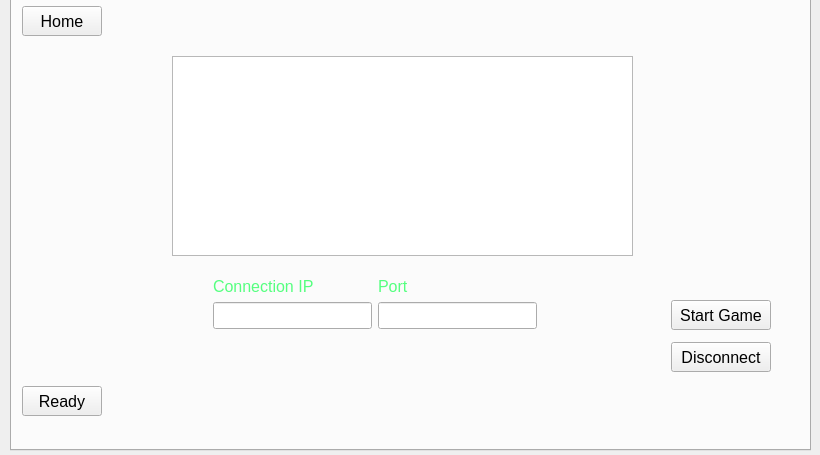
<?xml version="1.0" encoding="UTF-8"?>
<ui version="4.0">
 <class>MainWindow</class>
 <widget class="QMainWindow" name="MainWindow">
  <property name="geometry">
   <rect>
    <x>0</x>
    <y>0</y>
    <width>820</width>
    <height>455</height>
   </rect>
  </property>
  <property name="minimumSize">
   <size>
    <width>820</width>
    <height>455</height>
   </size>
  </property>
  <property name="maximumSize">
   <size>
    <width>820</width>
    <height>455</height>
   </size>
  </property>
  <property name="windowTitle">
   <string>GlobalStrike - FALL 20</string>
  </property>
  <widget class="QWidget" name="centralwidget">
   <widget class="QTabWidget" name="tabWidget">
    <property name="geometry">
     <rect>
      <x>10</x>
      <y>-30</y>
      <width>801</width>
      <height>481</height>
     </rect>
    </property>
    <property name="minimumSize">
     <size>
      <width>801</width>
      <height>481</height>
     </size>
    </property>
    <property name="currentIndex">
     <number>3</number>
    </property>
    <property name="tabsClosable">
     <bool>false</bool>
    </property>
    <property name="movable">
     <bool>false</bool>
    </property>
    <property name="tabBarAutoHide">
     <bool>true</bool>
    </property>
    <widget class="QWidget" name="StartLobby">
     <attribute name="title">
      <string>Start Lobby</string>
     </attribute>
     <widget class="QPushButton" name="quitButton">
      <property name="geometry">
       <rect>
        <x>670</x>
        <y>390</y>
        <width>80</width>
        <height>30</height>
       </rect>
      </property>
      <property name="font">
       <font>
        <pointsize>12</pointsize>
       </font>
      </property>
      <property name="text">
       <string>Quit</string>
      </property>
     </widget>
     <widget class="QWidget" name="layoutWidget">
      <property name="geometry">
       <rect>
        <x>240</x>
        <y>240</y>
        <width>321</width>
        <height>71</height>
       </rect>
      </property>
      <layout class="QHBoxLayout" name="horizontalLayout">
       <item>
        <widget class="QPushButton" name="StartLobbyButton">
         <property name="font">
          <font>
           <pointsize>12</pointsize>
          </font>
         </property>
         <property name="text">
          <string>Start Lobby</string>
         </property>
        </widget>
       </item>
       <item>
        <spacer name="horizontalSpacer">
         <property name="orientation">
          <enum>Qt::Horizontal</enum>
         </property>
         <property name="sizeHint" stdset="0">
          <size>
           <width>40</width>
           <height>20</height>
          </size>
         </property>
        </spacer>
       </item>
       <item>
        <widget class="QPushButton" name="JoinLobbyButton">
         <property name="font">
          <font>
           <pointsize>12</pointsize>
          </font>
         </property>
         <property name="text">
          <string>Join Lobby</string>
         </property>
        </widget>
       </item>
      </layout>
     </widget>
     <widget class="QLabel" name="mainLobbyBackground">
      <property name="geometry">
       <rect>
        <x>-1</x>
        <y>0</y>
        <width>801</width>
        <height>450</height>
       </rect>
      </property>
      <property name="text">
       <string/>
      </property>
      <property name="textFormat">
       <enum>Qt::RichText</enum>
      </property>
      <property name="pixmap">
       <pixmap resource="resources.qrc">:/mainLobbyScreen.png</pixmap>
      </property>
      <property name="scaledContents">
       <bool>true</bool>
      </property>
     </widget>
     <zorder>mainLobbyBackground</zorder>
     <zorder>quitButton</zorder>
     <zorder>layoutWidget</zorder>
    </widget>
    <widget class="QWidget" name="JoinLobby">
     <attribute name="title">
      <string>Join Lobby</string>
     </attribute>
     <widget class="QPushButton" name="JoinButton">
      <property name="geometry">
       <rect>
        <x>620</x>
        <y>280</y>
        <width>125</width>
        <height>30</height>
       </rect>
      </property>
      <property name="font">
       <font>
        <pointsize>14</pointsize>
       </font>
      </property>
      <property name="text">
       <string>Join Lobby</string>
      </property>
     </widget>
     <widget class="QPushButton" name="quitButton2">
      <property name="geometry">
       <rect>
        <x>50</x>
        <y>480</y>
        <width>91</width>
        <height>41</height>
       </rect>
      </property>
      <property name="font">
       <font>
        <pointsize>14</pointsize>
       </font>
      </property>
      <property name="text">
       <string>Quit</string>
      </property>
     </widget>
     <widget class="QPushButton" name="ResetButton">
      <property name="geometry">
       <rect>
        <x>160</x>
        <y>480</y>
        <width>91</width>
        <height>41</height>
       </rect>
      </property>
      <property name="font">
       <font>
        <pointsize>14</pointsize>
       </font>
      </property>
      <property name="text">
       <string>Reset</string>
      </property>
     </widget>
     <widget class="QPushButton" name="homebutton2">
      <property name="geometry">
       <rect>
        <x>10</x>
        <y>10</y>
        <width>80</width>
        <height>30</height>
       </rect>
      </property>
      <property name="font">
       <font>
        <pointsize>12</pointsize>
       </font>
      </property>
      <property name="text">
       <string>Home</string>
      </property>
     </widget>
     <widget class="QLineEdit" name="inputPNameLineEdit">
      <property name="geometry">
       <rect>
        <x>314</x>
        <y>287</y>
        <width>125</width>
        <height>23</height>
       </rect>
      </property>
      <property name="maxLength">
       <number>8</number>
      </property>
     </widget>
     <widget class="QLabel" name="label_9">
      <property name="geometry">
       <rect>
        <x>314</x>
        <y>261</y>
        <width>103</width>
        <height>19</height>
       </rect>
      </property>
      <property name="font">
       <font>
        <pointsize>12</pointsize>
       </font>
      </property>
      <property name="text">
       <string>&lt;html&gt;&lt;head/&gt;&lt;body&gt;&lt;p&gt;&lt;span style=&quot; color:#55ff7f;&quot;&gt;Player Name&lt;/span&gt;&lt;/p&gt;&lt;/body&gt;&lt;/html&gt;</string>
      </property>
     </widget>
     <widget class="QLineEdit" name="inputPNumLineEdit">
      <property name="geometry">
       <rect>
        <x>162</x>
        <y>287</y>
        <width>125</width>
        <height>23</height>
       </rect>
      </property>
      <property name="inputMethodHints">
       <set>Qt::ImhNone</set>
      </property>
      <property name="maxLength">
       <number>6</number>
      </property>
     </widget>
     <widget class="QLabel" name="label_10">
      <property name="geometry">
       <rect>
        <x>162</x>
        <y>261</y>
        <width>102</width>
        <height>19</height>
       </rect>
      </property>
      <property name="font">
       <font>
        <pointsize>12</pointsize>
       </font>
      </property>
      <property name="text">
       <string>&lt;html&gt;&lt;head/&gt;&lt;body&gt;&lt;p&gt;&lt;span style=&quot; color:#55ff7f;&quot;&gt;Port Number&lt;/span&gt;&lt;/p&gt;&lt;/body&gt;&lt;/html&gt;</string>
      </property>
     </widget>
     <widget class="QLabel" name="joinLobbyBackground">
      <property name="geometry">
       <rect>
        <x>0</x>
        <y>0</y>
        <width>800</width>
        <height>450</height>
       </rect>
      </property>
      <property name="text">
       <string/>
      </property>
      <property name="textFormat">
       <enum>Qt::RichText</enum>
      </property>
      <property name="pixmap">
       <pixmap resource="resources.qrc">:/mainLobbyScreen.png</pixmap>
      </property>
      <property name="scaledContents">
       <bool>true</bool>
      </property>
     </widget>
     <widget class="QLabel" name="label_11">
      <property name="geometry">
       <rect>
        <x>11</x>
        <y>261</y>
        <width>84</width>
        <height>19</height>
       </rect>
      </property>
      <property name="font">
       <font>
        <pointsize>12</pointsize>
       </font>
      </property>
      <property name="text">
       <string>&lt;html&gt;&lt;head/&gt;&lt;body&gt;&lt;p&gt;&lt;span style=&quot; color:#55ff7f;&quot;&gt;IP Address&lt;/span&gt;&lt;/p&gt;&lt;/body&gt;&lt;/html&gt;</string>
      </property>
     </widget>
     <widget class="QLineEdit" name="inputIPLineEdit">
      <property name="geometry">
       <rect>
        <x>11</x>
        <y>287</y>
        <width>125</width>
        <height>23</height>
       </rect>
      </property>
     </widget>
     <widget class="QLineEdit" name="inputPWordLineEdit">
      <property name="geometry">
       <rect>
        <x>465</x>
        <y>287</y>
        <width>125</width>
        <height>23</height>
       </rect>
      </property>
     </widget>
     <widget class="QLabel" name="label_12">
      <property name="geometry">
       <rect>
        <x>465</x>
        <y>261</y>
        <width>76</width>
        <height>19</height>
       </rect>
      </property>
      <property name="font">
       <font>
        <pointsize>12</pointsize>
       </font>
      </property>
      <property name="text">
       <string>&lt;html&gt;&lt;head/&gt;&lt;body&gt;&lt;p&gt;&lt;span style=&quot; color:#55ff7f;&quot;&gt;Password&lt;/span&gt;&lt;/p&gt;&lt;/body&gt;&lt;/html&gt;</string>
      </property>
     </widget>
     <zorder>joinLobbyBackground</zorder>
     <zorder>JoinButton</zorder>
     <zorder>quitButton2</zorder>
     <zorder>ResetButton</zorder>
     <zorder>homebutton2</zorder>
     <zorder>inputPNameLineEdit</zorder>
     <zorder>label_9</zorder>
     <zorder>inputPNumLineEdit</zorder>
     <zorder>label_10</zorder>
     <zorder>label_11</zorder>
     <zorder>inputIPLineEdit</zorder>
     <zorder>inputPWordLineEdit</zorder>
     <zorder>label_12</zorder>
    </widget>
    <widget class="QWidget" name="HostLobby">
     <attribute name="title">
      <string>Host Lobby</string>
     </attribute>
     <widget class="QPushButton" name="closeServerButton">
      <property name="geometry">
       <rect>
        <x>530</x>
        <y>300</y>
        <width>110</width>
        <height>27</height>
       </rect>
      </property>
      <property name="font">
       <font>
        <pointsize>12</pointsize>
       </font>
      </property>
      <property name="text">
       <string>Close Server</string>
      </property>
     </widget>
     <widget class="QPushButton" name="startServerButton">
      <property name="geometry">
       <rect>
        <x>530</x>
        <y>264</y>
        <width>105</width>
        <height>27</height>
       </rect>
      </property>
      <property name="font">
       <font>
        <pointsize>12</pointsize>
        <weight>50</weight>
        <bold>false</bold>
       </font>
      </property>
      <property name="text">
       <string>Start Server</string>
      </property>
     </widget>
     <widget class="QLineEdit" name="hnameLineEdit">
      <property name="geometry">
       <rect>
        <x>302</x>
        <y>265</y>
        <width>125</width>
        <height>23</height>
       </rect>
      </property>
     </widget>
     <widget class="QPushButton" name="homebutton1">
      <property name="geometry">
       <rect>
        <x>10</x>
        <y>10</y>
        <width>80</width>
        <height>30</height>
       </rect>
      </property>
      <property name="font">
       <font>
        <pointsize>12</pointsize>
       </font>
      </property>
      <property name="text">
       <string>Home</string>
      </property>
     </widget>
     <widget class="QPushButton" name="quitButton3">
      <property name="geometry">
       <rect>
        <x>670</x>
        <y>390</y>
        <width>80</width>
        <height>30</height>
       </rect>
      </property>
      <property name="font">
       <font>
        <pointsize>12</pointsize>
       </font>
      </property>
      <property name="text">
       <string>Quit</string>
      </property>
     </widget>
     <widget class="QLabel" name="hostLobbyBackground">
      <property name="geometry">
       <rect>
        <x>0</x>
        <y>0</y>
        <width>800</width>
        <height>450</height>
       </rect>
      </property>
      <property name="text">
       <string/>
      </property>
      <property name="textFormat">
       <enum>Qt::RichText</enum>
      </property>
      <property name="pixmap">
       <pixmap resource="resources.qrc">:/mainLobbyScreen.png</pixmap>
      </property>
      <property name="scaledContents">
       <bool>true</bool>
      </property>
     </widget>
     <widget class="QPushButton" name="resetButton">
      <property name="geometry">
       <rect>
        <x>10</x>
        <y>390</y>
        <width>80</width>
        <height>30</height>
       </rect>
      </property>
      <property name="font">
       <font>
        <pointsize>12</pointsize>
       </font>
      </property>
      <property name="text">
       <string>Reset</string>
      </property>
     </widget>
     <widget class="QLineEdit" name="pwordLineEdit">
      <property name="geometry">
       <rect>
        <x>302</x>
        <y>294</y>
        <width>125</width>
        <height>23</height>
       </rect>
      </property>
     </widget>
     <widget class="QLabel" name="label_13">
      <property name="geometry">
       <rect>
        <x>152</x>
        <y>265</y>
        <width>144</width>
        <height>19</height>
       </rect>
      </property>
      <property name="font">
       <font>
        <pointsize>12</pointsize>
       </font>
      </property>
      <property name="text">
       <string>&lt;html&gt;&lt;head/&gt;&lt;body&gt;&lt;p&gt;&lt;span style=&quot; color:#55ff7f;&quot;&gt;Host Player Name&lt;/span&gt;&lt;/p&gt;&lt;/body&gt;&lt;/html&gt;</string>
      </property>
     </widget>
     <widget class="QLabel" name="label_14">
      <property name="geometry">
       <rect>
        <x>152</x>
        <y>294</y>
        <width>134</width>
        <height>19</height>
       </rect>
      </property>
      <property name="font">
       <font>
        <pointsize>12</pointsize>
       </font>
      </property>
      <property name="text">
       <string>&lt;html&gt;&lt;head/&gt;&lt;body&gt;&lt;p&gt;&lt;span style=&quot; color:#55ff7f;&quot;&gt;Server Password&lt;/span&gt;&lt;/p&gt;&lt;/body&gt;&lt;/html&gt;</string>
      </property>
     </widget>
     <zorder>hostLobbyBackground</zorder>
     <zorder>closeServerButton</zorder>
     <zorder>startServerButton</zorder>
     <zorder>hnameLineEdit</zorder>
     <zorder>homebutton1</zorder>
     <zorder>quitButton3</zorder>
     <zorder>resetButton</zorder>
     <zorder>pwordLineEdit</zorder>
     <zorder>label_13</zorder>
     <zorder>label_14</zorder>
    </widget>
    <widget class="QWidget" name="GameLobby">
     <attribute name="title">
      <string>Game Lobby</string>
     </attribute>
     <widget class="QTableView" name="tableView">
      <property name="geometry">
       <rect>
        <x>160</x>
        <y>60</y>
        <width>461</width>
        <height>200</height>
       </rect>
      </property>
     </widget>
     <widget class="QPushButton" name="quitButton4">
      <property name="geometry">
       <rect>
        <x>20</x>
        <y>490</y>
        <width>91</width>
        <height>41</height>
       </rect>
      </property>
      <property name="font">
       <font>
        <pointsize>14</pointsize>
       </font>
      </property>
      <property name="text">
       <string>Quit</string>
      </property>
     </widget>
     <widget class="QPushButton" name="leaveButton">
      <property name="geometry">
       <rect>
        <x>580</x>
        <y>490</y>
        <width>91</width>
        <height>41</height>
       </rect>
      </property>
      <property name="font">
       <font>
        <pointsize>14</pointsize>
       </font>
      </property>
      <property name="text">
       <string>Leave</string>
      </property>
     </widget>
     <widget class="QPushButton" name="readyButton">
      <property name="geometry">
       <rect>
        <x>10</x>
        <y>390</y>
        <width>80</width>
        <height>30</height>
       </rect>
      </property>
      <property name="font">
       <font>
        <pointsize>12</pointsize>
       </font>
      </property>
      <property name="text">
       <string>Ready</string>
      </property>
     </widget>
     <widget class="QLineEdit" name="connectionIPLineEdit">
      <property name="geometry">
       <rect>
        <x>201</x>
        <y>306</y>
        <width>159</width>
        <height>27</height>
       </rect>
      </property>
      <property name="font">
       <font>
        <pointsize>12</pointsize>
       </font>
      </property>
     </widget>
     <widget class="QLabel" name="label_4">
      <property name="geometry">
       <rect>
        <x>366</x>
        <y>281</y>
        <width>33</width>
        <height>19</height>
       </rect>
      </property>
      <property name="font">
       <font>
        <pointsize>12</pointsize>
       </font>
      </property>
      <property name="text">
       <string>&lt;html&gt;&lt;head/&gt;&lt;body&gt;&lt;p&gt;&lt;span style=&quot; color:#55ff7f;&quot;&gt;Port&lt;/span&gt;&lt;/p&gt;&lt;/body&gt;&lt;/html&gt;</string>
      </property>
     </widget>
     <widget class="QLineEdit" name="portNumLineEdit">
      <property name="geometry">
       <rect>
        <x>366</x>
        <y>306</y>
        <width>159</width>
        <height>27</height>
       </rect>
      </property>
      <property name="font">
       <font>
        <pointsize>12</pointsize>
       </font>
      </property>
     </widget>
     <widget class="QLabel" name="label_3">
      <property name="geometry">
       <rect>
        <x>201</x>
        <y>281</y>
        <width>110</width>
        <height>19</height>
       </rect>
      </property>
      <property name="font">
       <font>
        <pointsize>12</pointsize>
       </font>
      </property>
      <property name="text">
       <string>&lt;html&gt;&lt;head/&gt;&lt;body&gt;&lt;p&gt;&lt;span style=&quot; color:#55ff7f;&quot;&gt;Connection IP&lt;/span&gt;&lt;/p&gt;&lt;/body&gt;&lt;/html&gt;</string>
      </property>
     </widget>
     <widget class="QLabel" name="gameLobbyBackground">
      <property name="geometry">
       <rect>
        <x>0</x>
        <y>0</y>
        <width>800</width>
        <height>450</height>
       </rect>
      </property>
      <property name="text">
       <string/>
      </property>
      <property name="textFormat">
       <enum>Qt::RichText</enum>
      </property>
      <property name="pixmap">
       <pixmap resource="resources.qrc">:/mainLobbyScreen.png</pixmap>
      </property>
      <property name="scaledContents">
       <bool>true</bool>
      </property>
     </widget>
     <widget class="QPushButton" name="quitButtonGameLobby">
      <property name="geometry">
       <rect>
        <x>10</x>
        <y>10</y>
        <width>80</width>
        <height>30</height>
       </rect>
      </property>
      <property name="font">
       <font>
        <pointsize>12</pointsize>
       </font>
      </property>
      <property name="text">
       <string>Home</string>
      </property>
     </widget>
     <widget class="QPushButton" name="disconnectButton">
      <property name="geometry">
       <rect>
        <x>659</x>
        <y>346</y>
        <width>100</width>
        <height>30</height>
       </rect>
      </property>
      <property name="font">
       <font>
        <pointsize>12</pointsize>
       </font>
      </property>
      <property name="text">
       <string>Disconnect</string>
      </property>
     </widget>
     <widget class="QPushButton" name="pushButton">
      <property name="geometry">
       <rect>
        <x>659</x>
        <y>304</y>
        <width>100</width>
        <height>30</height>
       </rect>
      </property>
      <property name="font">
       <font>
        <pointsize>12</pointsize>
       </font>
      </property>
      <property name="text">
       <string>Start Game</string>
      </property>
     </widget>
     <zorder>gameLobbyBackground</zorder>
     <zorder>tableView</zorder>
     <zorder>quitButton4</zorder>
     <zorder>leaveButton</zorder>
     <zorder>connectionIPLineEdit</zorder>
     <zorder>label_4</zorder>
     <zorder>portNumLineEdit</zorder>
     <zorder>label_3</zorder>
     <zorder>quitButtonGameLobby</zorder>
     <zorder>readyButton</zorder>
     <zorder>disconnectButton</zorder>
     <zorder>pushButton</zorder>
    </widget>
    <widget class="QWidget" name="Gameplay">
     <attribute name="title">
      <string>Gameplay</string>
     </attribute>
     <widget class="QPushButton" name="quitButton5">
      <property name="geometry">
       <rect>
        <x>20</x>
        <y>490</y>
        <width>91</width>
        <height>41</height>
       </rect>
      </property>
      <property name="font">
       <font>
        <pointsize>14</pointsize>
       </font>
      </property>
      <property name="text">
       <string>Quit</string>
      </property>
     </widget>
     <widget class="QPushButton" name="leaveButton2">
      <property name="geometry">
       <rect>
        <x>690</x>
        <y>490</y>
        <width>91</width>
        <height>41</height>
       </rect>
      </property>
      <property name="font">
       <font>
        <pointsize>14</pointsize>
       </font>
      </property>
      <property name="text">
       <string>Leave</string>
      </property>
     </widget>
     <widget class="QLabel" name="mainGamePlayScreenLabel">
      <property name="geometry">
       <rect>
        <x>-10</x>
        <y>0</y>
        <width>811</width>
        <height>451</height>
       </rect>
      </property>
      <property name="text">
       <string/>
      </property>
      <property name="textFormat">
       <enum>Qt::RichText</enum>
      </property>
      <property name="pixmap">
       <pixmap resource="resources.qrc">:/mainGameplayScreen.jpg</pixmap>
      </property>
      <property name="scaledContents">
       <bool>true</bool>
      </property>
     </widget>
     <widget class="QLCDNumber" name="lcdDisplay">
      <property name="geometry">
       <rect>
        <x>670</x>
        <y>290</y>
        <width>101</width>
        <height>41</height>
       </rect>
      </property>
      <property name="autoFillBackground">
       <bool>true</bool>
      </property>
     </widget>
     <widget class="QPushButton" name="LaunchInterceptor">
      <property name="geometry">
       <rect>
        <x>11</x>
        <y>394</y>
        <width>141</width>
        <height>31</height>
       </rect>
      </property>
      <property name="text">
       <string>Launch Interceptor</string>
      </property>
     </widget>
     <widget class="QPushButton" name="LaunchMissile">
      <property name="geometry">
       <rect>
        <x>11</x>
        <y>353</y>
        <width>121</width>
        <height>31</height>
       </rect>
      </property>
      <property name="text">
       <string>Launch Missile</string>
      </property>
     </widget>
     <widget class="QProgressBar" name="progressBar_2">
      <property name="geometry">
       <rect>
        <x>627</x>
        <y>400</y>
        <width>151</width>
        <height>23</height>
       </rect>
      </property>
      <property name="autoFillBackground">
       <bool>false</bool>
      </property>
      <property name="value">
       <number>100</number>
      </property>
     </widget>
     <widget class="QProgressBar" name="progressBar">
      <property name="geometry">
       <rect>
        <x>627</x>
        <y>366</y>
        <width>151</width>
        <height>23</height>
       </rect>
      </property>
      <property name="autoFillBackground">
       <bool>false</bool>
      </property>
      <property name="value">
       <number>100</number>
      </property>
     </widget>
     <widget class="QLabel" name="animationLabelGreen">
      <property name="geometry">
       <rect>
        <x>350</x>
        <y>40</y>
        <width>100</width>
        <height>100</height>
       </rect>
      </property>
      <property name="text">
       <string/>
      </property>
      <property name="textFormat">
       <enum>Qt::RichText</enum>
      </property>
     </widget>
     <widget class="QLabel" name="animationLabelWhite">
      <property name="geometry">
       <rect>
        <x>630</x>
        <y>70</y>
        <width>100</width>
        <height>100</height>
       </rect>
      </property>
      <property name="text">
       <string/>
      </property>
      <property name="textFormat">
       <enum>Qt::RichText</enum>
      </property>
     </widget>
     <widget class="QLabel" name="animationLabelOrange">
      <property name="geometry">
       <rect>
        <x>480</x>
        <y>300</y>
        <width>100</width>
        <height>100</height>
       </rect>
      </property>
      <property name="text">
       <string/>
      </property>
      <property name="textFormat">
       <enum>Qt::RichText</enum>
      </property>
     </widget>
     <widget class="QLabel" name="animationLabelYellow">
      <property name="geometry">
       <rect>
        <x>220</x>
        <y>310</y>
        <width>100</width>
        <height>100</height>
       </rect>
      </property>
      <property name="text">
       <string/>
      </property>
      <property name="textFormat">
       <enum>Qt::RichText</enum>
      </property>
     </widget>
     <widget class="QLabel" name="animationLabelBlack">
      <property name="geometry">
       <rect>
        <x>50</x>
        <y>90</y>
        <width>100</width>
        <height>100</height>
       </rect>
      </property>
      <property name="text">
       <string/>
      </property>
      <property name="textFormat">
       <enum>Qt::RichText</enum>
      </property>
     </widget>
     <widget class="QLabel" name="label">
      <property name="geometry">
       <rect>
        <x>670</x>
        <y>130</y>
        <width>59</width>
        <height>15</height>
       </rect>
      </property>
      <property name="text">
       <string>ATLANTIS</string>
      </property>
     </widget>
     <widget class="QLabel" name="label_2">
      <property name="geometry">
       <rect>
        <x>60</x>
        <y>170</y>
        <width>59</width>
        <height>15</height>
       </rect>
      </property>
      <property name="text">
       <string>&lt;html&gt;&lt;head/&gt;&lt;body&gt;&lt;p&gt;&lt;span style=&quot; color:#ffffff;&quot;&gt;ZATHURA&lt;/span&gt;&lt;/p&gt;&lt;/body&gt;&lt;/html&gt;</string>
      </property>
     </widget>
     <widget class="QLabel" name="label_6">
      <property name="geometry">
       <rect>
        <x>330</x>
        <y>100</y>
        <width>151</width>
        <height>51</height>
       </rect>
      </property>
      <property name="text">
       <string>REPUBLIC OF TEXAS</string>
      </property>
     </widget>
     <widget class="QLabel" name="label_7">
      <property name="geometry">
       <rect>
        <x>200</x>
        <y>340</y>
        <width>121</width>
        <height>31</height>
       </rect>
      </property>
      <property name="text">
       <string>WEST RIVERDALE</string>
      </property>
     </widget>
     <widget class="QLabel" name="label_8">
      <property name="geometry">
       <rect>
        <x>480</x>
        <y>380</y>
        <width>111</width>
        <height>41</height>
       </rect>
      </property>
      <property name="text">
       <string>COBRA ISLAND</string>
      </property>
     </widget>
     <widget class="QLabel" name="animationLabelBlack_2">
      <property name="geometry">
       <rect>
        <x>80</x>
        <y>129</y>
        <width>81</width>
        <height>61</height>
       </rect>
      </property>
      <property name="text">
       <string/>
      </property>
      <property name="textFormat">
       <enum>Qt::RichText</enum>
      </property>
     </widget>
     <widget class="QLabel" name="animationLabelGreen_2">
      <property name="geometry">
       <rect>
        <x>409</x>
        <y>79</y>
        <width>81</width>
        <height>51</height>
       </rect>
      </property>
      <property name="text">
       <string/>
      </property>
      <property name="textFormat">
       <enum>Qt::RichText</enum>
      </property>
     </widget>
     <widget class="QLabel" name="animationLabelOrange_2">
      <property name="geometry">
       <rect>
        <x>499</x>
        <y>329</y>
        <width>71</width>
        <height>51</height>
       </rect>
      </property>
      <property name="text">
       <string/>
      </property>
      <property name="textFormat">
       <enum>Qt::RichText</enum>
      </property>
     </widget>
     <widget class="QLabel" name="animationLabelWhite_2">
      <property name="geometry">
       <rect>
        <x>640</x>
        <y>140</y>
        <width>71</width>
        <height>41</height>
       </rect>
      </property>
      <property name="text">
       <string/>
      </property>
      <property name="textFormat">
       <enum>Qt::RichText</enum>
      </property>
     </widget>
     <widget class="QLabel" name="animationLabelYellow_2">
      <property name="geometry">
       <rect>
        <x>250</x>
        <y>289</y>
        <width>81</width>
        <height>61</height>
       </rect>
      </property>
      <property name="text">
       <string/>
      </property>
      <property name="textFormat">
       <enum>Qt::RichText</enum>
      </property>
     </widget>
     <zorder>mainGamePlayScreenLabel</zorder>
     <zorder>LaunchInterceptor</zorder>
     <zorder>LaunchMissile</zorder>
     <zorder>progressBar_2</zorder>
     <zorder>progressBar</zorder>
     <zorder>lcdDisplay</zorder>
     <zorder>quitButton5</zorder>
     <zorder>leaveButton2</zorder>
     <zorder>animationLabelGreen</zorder>
     <zorder>animationLabelWhite</zorder>
     <zorder>animationLabelOrange</zorder>
     <zorder>animationLabelYellow</zorder>
     <zorder>animationLabelBlack</zorder>
     <zorder>label</zorder>
     <zorder>label_2</zorder>
     <zorder>label_6</zorder>
     <zorder>label_7</zorder>
     <zorder>label_8</zorder>
     <zorder>animationLabelBlack_2</zorder>
     <zorder>animationLabelGreen_2</zorder>
     <zorder>animationLabelOrange_2</zorder>
     <zorder>animationLabelWhite_2</zorder>
     <zorder>animationLabelYellow_2</zorder>
    </widget>
    <widget class="QWidget" name="Results">
     <attribute name="title">
      <string>Results</string>
     </attribute>
     <widget class="QWidget" name="layoutWidget">
      <property name="geometry">
       <rect>
        <x>-10</x>
        <y>0</y>
        <width>811</width>
        <height>451</height>
       </rect>
      </property>
      <layout class="QVBoxLayout" name="verticalLayout">
       <item>
        <widget class="QTableView" name="ResultsTable"/>
       </item>
       <item>
        <widget class="QPushButton" name="quitButton6">
         <property name="text">
          <string>Quit</string>
         </property>
        </widget>
       </item>
      </layout>
     </widget>
    </widget>
   </widget>
  </widget>
 </widget>
 <resources>
  <include location="resources.qrc"/>
 </resources>
 <connections/>
</ui>
